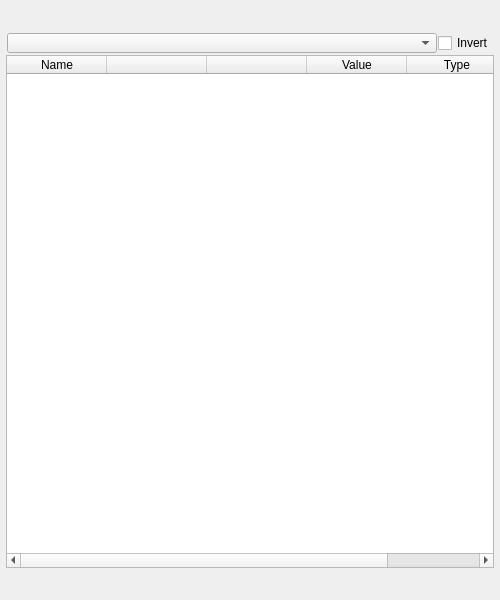
<?xml version="1.0" encoding="UTF-8"?>
<ui version="4.0">
 <class>attribute_manager</class>
 <widget class="QMainWindow" name="attribute_manager">
  <property name="geometry">
   <rect>
    <x>0</x>
    <y>0</y>
    <width>500</width>
    <height>600</height>
   </rect>
  </property>
  <widget class="QWidget" name="centralwidget">
   <layout class="QVBoxLayout" name="verticalLayout">
    <property name="spacing">
     <number>1</number>
    </property>
    <property name="leftMargin">
     <number>6</number>
    </property>
    <property name="topMargin">
     <number>6</number>
    </property>
    <property name="rightMargin">
     <number>6</number>
    </property>
    <property name="bottomMargin">
     <number>6</number>
    </property>
    <item>
     <widget class="Header" name="header" native="true">
      <property name="minimumSize">
       <size>
        <width>0</width>
        <height>25</height>
       </size>
      </property>
      <property name="maximumSize">
       <size>
        <width>16777215</width>
        <height>25</height>
       </size>
      </property>
      <property name="font">
       <font>
        <weight>75</weight>
        <bold>true</bold>
       </font>
      </property>
      <property name="text" stdset="0">
       <string>ATTRIBUTE MANAGER</string>
      </property>
     </widget>
    </item>
    <item>
     <layout class="QHBoxLayout" name="filterLayout">
      <property name="spacing">
       <number>1</number>
      </property>
      <property name="leftMargin">
       <number>1</number>
      </property>
      <property name="topMargin">
       <number>1</number>
      </property>
      <property name="rightMargin">
       <number>1</number>
      </property>
      <property name="bottomMargin">
       <number>1</number>
      </property>
      <item>
       <widget class="QComboBox" name="cmb000">
        <property name="minimumSize">
         <size>
          <width>0</width>
          <height>20</height>
         </size>
        </property>
        <property name="maximumSize">
         <size>
          <width>16777215</width>
          <height>20</height>
         </size>
        </property>
        <property name="toolTip">
         <string>Filter Attributes</string>
        </property>
       </widget>
      </item>
      <item>
       <widget class="QCheckBox" name="chk000">
        <property name="minimumSize">
         <size>
          <width>0</width>
          <height>20</height>
         </size>
        </property>
        <property name="maximumSize">
         <size>
          <width>55</width>
          <height>20</height>
         </size>
        </property>
        <property name="toolTip">
         <string>Invert the active filter to show the opposite set of attributes</string>
        </property>
        <property name="text">
         <string>Invert</string>
        </property>
       </widget>
      </item>
     </layout>
    </item>
    <item>
     <widget class="TableWidget" name="tbl000">
      <property name="selectionMode">
       <enum>QAbstractItemView::ExtendedSelection</enum>
      </property>
      <property name="selectionBehavior">
       <enum>QAbstractItemView::SelectRows</enum>
      </property>
      <column>
       <property name="text">
        <string>Name</string>
       </property>
      </column>
      <column>
       <property name="text">
        <string/>
       </property>
      </column>
      <column>
       <property name="text">
        <string/>
       </property>
      </column>
      <column>
       <property name="text">
        <string>Value</string>
       </property>
      </column>
      <column>
       <property name="text">
        <string>Type</string>
       </property>
      </column>
     </widget>
    </item>
    <item>
     <widget class="Footer" name="footer" native="true">
      <property name="minimumSize">
       <size>
        <width>0</width>
        <height>25</height>
       </size>
      </property>
     </widget>
    </item>
   </layout>
  </widget>
 </widget>
 <customwidgets>
  <customwidget>
   <class>Footer</class>
   <extends>QWidget</extends>
   <header>uitk.widgets.footer</header>
  </customwidget>
  <customwidget>
   <class>Header</class>
   <extends>QWidget</extends>
   <header>uitk.widgets.header</header>
  </customwidget>
  <customwidget>
   <class>TableWidget</class>
   <extends>QTableWidget</extends>
   <header>uitk.widgets.table_widget</header>
  </customwidget>
 </customwidgets>
 <resources/>
 <connections/>
</ui>
